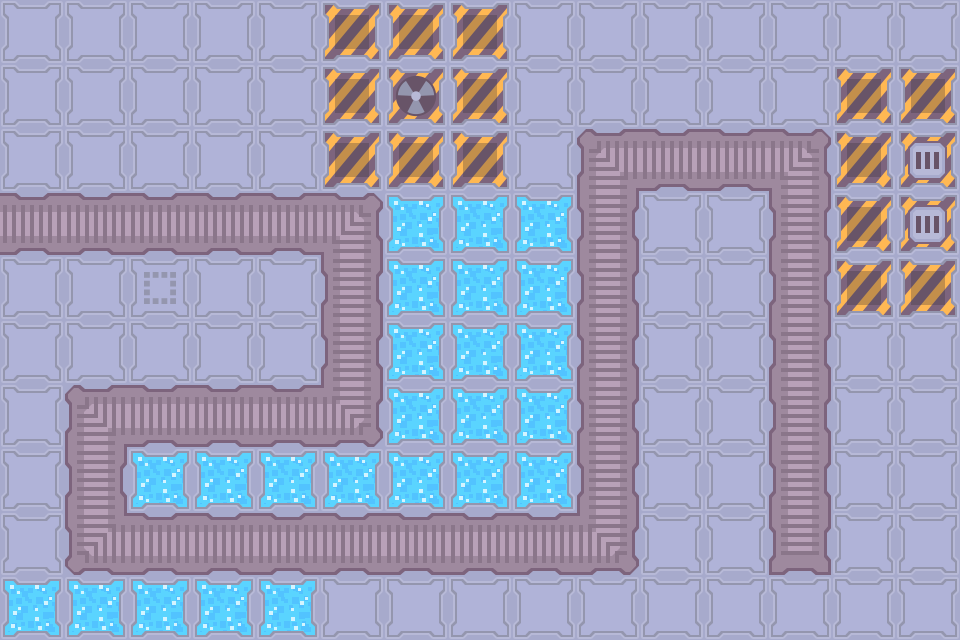

Rendered tile map (Tiled .tmx) drawn with the repository's tilesets; below, a short description and the map source with its tile grids summarised:
An orthogonal 15x10 tile map with 64x64 px tiles, 1 tile layer (Слой тайлов 1) and 100 objects (7x bumper).

<map version="1.0" orientation="orthogonal" renderorder="right-down" width="15" height="10" tilewidth="64" tileheight="64" nextobjectid="155">
 <tileset firstgid="1" name="tilesheet" tilewidth="64" tileheight="64" tilecount="99" columns="11">
  <image source="../assets/tilesheet.png" width="704" height="576" />
 </tileset>
 <layer name="Слой тайлов 1" width="15" height="10">
  <data>[150 cells, 150 non-empty, 13 distinct tile ids]</data>
 </layer>
 <objectgroup name="Слой объектов 1">
  <object id="9" gid="88" x="1" y="255" width="64" height="64" />
  <object id="14" gid="88" x="-55" y="255" width="64" height="64" />
  <object id="15" gid="88" x="-109" y="256" width="64" height="64" />
  <object id="16" gid="88" x="-162" y="256" width="64" height="64" />
  <object id="17" gid="88" x="-216" y="256" width="64" height="64" />
  <object id="18" gid="88" x="-269" y="256" width="64" height="64" />
  <object id="20" gid="88" x="-330" y="254" width="64" height="64" />
  <object id="21" gid="88" x="-386" y="254" width="64" height="64" />
  <object id="22" gid="88" x="-447" y="254" width="64" height="64" />
  <object id="23" gid="88" x="-507" y="254" width="64" height="64" />
  <object id="24" gid="88" x="-566" y="254" width="64" height="64" />
  <object id="25" gid="88" x="-625" y="254" width="64" height="64" />
  <object id="26" gid="88" x="-1014" y="250.5" width="64" height="64" />
  <object id="27" gid="88" x="-736" y="249.5" width="64" height="64" />
  <object id="28" gid="88" x="-1070" y="250.5" width="64" height="64" />
  <object id="29" gid="88" x="-793" y="252.5" width="64" height="64" />
  <object id="30" gid="88" x="-1131" y="250.5" width="64" height="64" />
  <object id="31" gid="88" x="-953" y="252.5" width="64" height="64" />
  <object id="32" gid="88" x="-1309" y="250.5" width="64" height="64" />
  <object id="33" gid="88" x="-1191" y="250.5" width="64" height="64" />
  <object id="34" gid="88" x="-683" y="251.5" width="64" height="64" />
  <object id="35" gid="88" x="-846" y="252.5" width="64" height="64" />
  <object id="36" gid="88" x="-1250" y="250.5" width="64" height="64" />
  <object id="37" gid="88" x="-900" y="252.5" width="64" height="64" />
  <object id="38" gid="88" x="-1695" y="248.5" width="64" height="64" />
  <object id="39" gid="88" x="-1417" y="247.5" width="64" height="64" />
  <object id="40" gid="88" x="-1751" y="248.5" width="64" height="64" />
  <object id="41" gid="88" x="-1474" y="250.5" width="64" height="64" />
  <object id="42" gid="88" x="-1812" y="248.5" width="64" height="64" />
  <object id="43" gid="88" x="-1634" y="250.5" width="64" height="64" />
  <object id="44" gid="88" x="-1990" y="248.5" width="64" height="64" />
  <object id="45" gid="88" x="-1872" y="248.5" width="64" height="64" />
  <object id="46" gid="88" x="-1364" y="249.5" width="64" height="64" />
  <object id="47" gid="88" x="-1527" y="250.5" width="64" height="64" />
  <object id="48" gid="88" x="-1931" y="248.5" width="64" height="64" />
  <object id="49" gid="88" x="-1581" y="250.5" width="64" height="64" />
  <object id="88" type="bumper" x="398" y="191" width="26" height="64">
   <properties>
    <property name="direction" value="down" />
   </properties>
  </object>
  <object id="89" type="bumper" x="319" y="456" width="64" height="20">
   <properties>
    <property name="direction" value="left" />
   </properties>
  </object>
  <object id="90" type="bumper" x="49" y="384" width="23" height="63">
   <properties>
    <property name="direction" value="down" />
   </properties>
  </object>
  <object id="91" type="bumper" x="64" y="587" width="64" height="18">
   <properties>
    <property name="direction" value="right" />
   </properties>
  </object>
  <object id="92" type="bumper" x="653" y="512" width="23" height="64">
   <properties>
    <property name="direction" value="up" />
   </properties>
  </object>
  <object id="93" type="bumper" x="575" y="114" width="65" height="20">
   <properties>
    <property name="direction" value="right" />
   </properties>
  </object>
  <object id="94" type="bumper" x="846" y="128" width="29" height="64">
   <properties>
    <property name="direction" value="down" />
   </properties>
  </object>
  <object id="96" gid="91" x="64" y="128" width="64" height="64" />
  <object id="97" gid="91" x="1" y="191" width="64" height="64" />
  <object id="98" gid="91" x="0" y="64" width="64" height="64" />
  <object id="99" gid="91" x="128" y="64" width="64" height="64" />
  <object id="100" gid="91" x="128" y="192" width="64" height="64" />
  <object id="101" gid="91" x="192" y="128" width="64" height="64" />
  <object id="102" gid="91" x="256" y="64" width="64" height="64" />
  <object id="103" gid="91" x="256" y="192" width="64" height="64" />
  <object id="104" gid="91" x="192" y="320" width="64" height="64" />
  <object id="105" gid="91" x="256" y="384" width="64" height="64" />
  <object id="106" gid="91" x="128" y="383" width="64" height="64" />
  <object id="107" gid="91" x="64" y="320" width="64" height="64" />
  <object id="108" gid="91" x="0" y="384" width="64" height="64" />
  <object id="109" gid="91" x="0" y="512" width="64" height="64" />
  <object id="110" gid="91" x="320" y="640" width="64" height="64" />
  <object id="111" gid="91" x="448" y="640" width="64" height="64" />
  <object id="112" gid="91" x="576" y="640" width="64" height="64" />
  <object id="113" gid="91" x="640" y="576" width="64" height="64" />
  <object id="114" gid="91" x="640" y="448" width="64" height="64" />
  <object id="115" gid="91" x="640" y="320" width="64" height="64" />
  <object id="116" gid="91" x="704" y="256" width="64" height="64" />
  <object id="117" gid="91" x="705" y="384" width="64" height="64" />
  <object id="118" gid="91" x="704" y="512" width="64" height="64" />
  <object id="119" gid="91" x="703" y="640" width="64" height="64" />
  <object id="120" gid="91" x="832" y="640" width="64" height="64" />
  <object id="121" gid="91" x="896" y="576" width="64" height="64" />
  <object id="122" gid="91" x="832" y="512" width="64" height="64" />
  <object id="123" gid="91" x="896" y="448" width="64" height="64" />
  <object id="124" gid="91" x="832" y="384" width="64" height="64" />
  <object id="125" gid="91" x="512" y="192" width="64" height="64" />
  <object id="126" gid="91" x="576" y="128" width="64" height="64" />
  <object id="127" gid="91" x="512" y="64" width="64" height="64" />
  <object id="128" gid="91" x="640" y="63" width="64" height="64" />
  <object id="129" gid="91" x="704" y="128" width="64" height="64" />
  <object id="130" gid="91" x="768" y="64" width="64" height="64" />
  <object id="132" gid="75" x="768" y="576" width="64" height="64" />
  <object id="134" gid="77" x="-871" y="258" width="64" height="64" />
  <object id="135" gid="77" x="-927" y="256" width="64" height="64" />
  <object id="136" gid="77" x="-988" y="256" width="64" height="64" />
  <object id="137" gid="77" x="-1045" y="253" width="64" height="64" />
  <object id="138" gid="77" x="-1104" y="256" width="64" height="64" />
  <object id="139" gid="77" x="-1166" y="253" width="64" height="64" />
  <object id="140" gid="77" x="-1220" y="252" width="64" height="64" />
  <object id="141" gid="77" x="-1283" y="255" width="64" height="64" />
  <object id="142" gid="77" x="-1338" y="253" width="64" height="64" />
  <object id="143" gid="77" x="-1391" y="250" width="64" height="64" />
  <object id="144" gid="77" x="-1445" y="253" width="64" height="64" />
  <object id="145" gid="77" x="-1499" y="252" width="64" height="64" />
  <object id="146" gid="77" x="-1553" y="251" width="64" height="64" />
  <object id="147" gid="77" x="-1610" y="252" width="64" height="64" />
  <object id="148" gid="77" x="-1665" y="249" width="64" height="64" />
  <object id="149" gid="77" x="-1723" y="249" width="64" height="64" />
  </objectgroup>
</map>
<!-- 5 of 100 objects omitted -->
